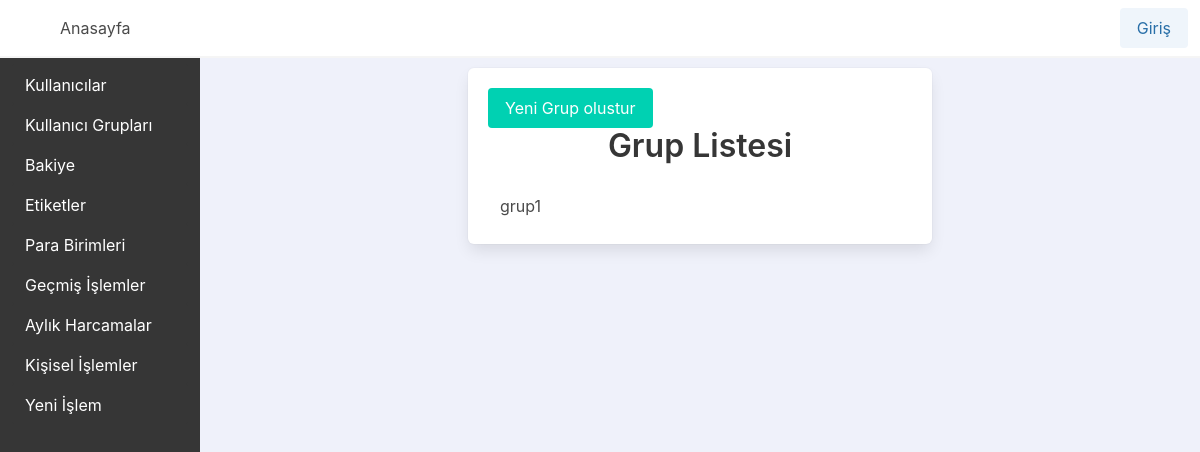
Page /usergroups on the earlier database version.
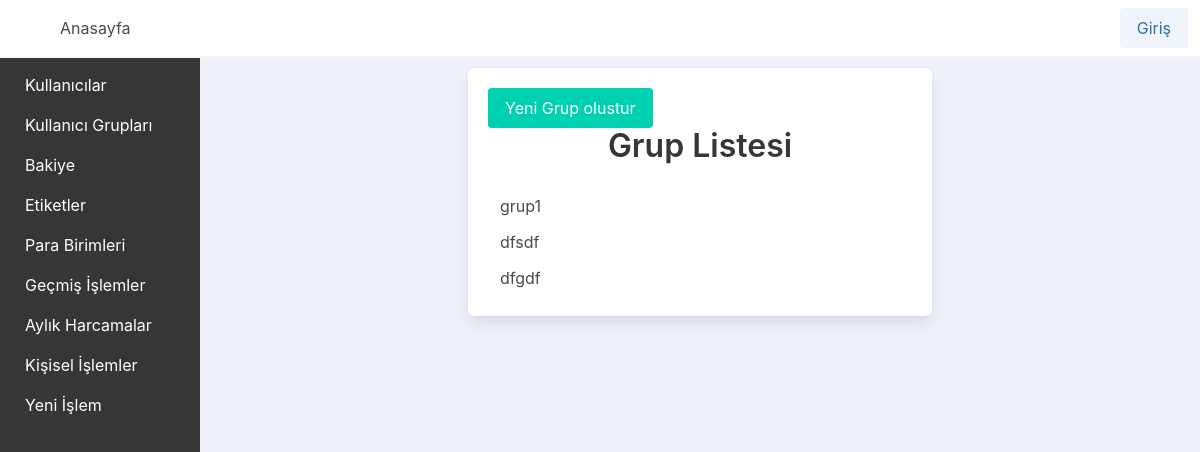
Same page on the later database version.
### app_base/models.py (models this page shows)
class MuGroup(Group):
    creation_date = models.DateTimeField(auto_now_add=True)

### app_base/views.py (the view)
# urls.py: path("usergroups", views.usergroups_view, name="usergroups_view_name"),
def usergroups_view(request):
    groups = models.MuGroup.objects.all()
    return render(request, "app_base/groups/grouppage.html", {"groups": groups})

### app_base/templates/app_base/groups/grouppage.html (shortened to what this page needs)
{% extends "base.html" %}
{% block content %}
    <div class="column is-half m-auto">
        <div class="box">
            <a class="button is-primary" href="{% url 'groupcreate_view_name' %}">Yeni Grup olustur</a>
            <h1 class="title has-text-centered">Grup Listesi</h1>
            <ul class="menu-list">
                {% for group in groups %}
                    <li>
                        <a href="{% url 'groupdetail_view_name' group.id %}">{{ group.name }}</a>
                    </li>
                {% endfor %}
            </ul>
        </div>
    </div>
{% endblock content %}

Differences in the rows shown:
added MuGroup: name "dfsdf"
added MuGroup: name "dfgdf"
